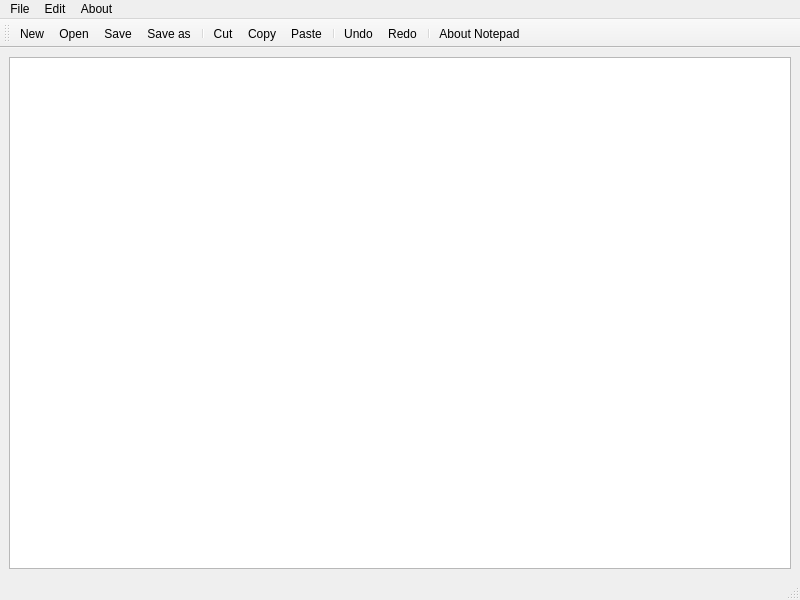
<?xml version="1.0" encoding="UTF-8"?>
<ui version="4.0">
 <class>MainWindow</class>
 <widget class="QMainWindow" name="MainWindow">
  <property name="geometry">
   <rect>
    <x>0</x>
    <y>0</y>
    <width>800</width>
    <height>600</height>
   </rect>
  </property>
  <property name="windowTitle">
   <string>MainWindow</string>
  </property>
  <widget class="QWidget" name="centralwidget">
   <layout class="QHBoxLayout" name="horizontalLayout">
    <item>
     <widget class="QTextEdit" name="textEdit"/>
    </item>
   </layout>
  </widget>
  <widget class="QMenuBar" name="menubar">
   <property name="geometry">
    <rect>
     <x>0</x>
     <y>0</y>
     <width>800</width>
     <height>25</height>
    </rect>
   </property>
   <widget class="QMenu" name="menuFile">
    <property name="title">
     <string>File</string>
    </property>
    <addaction name="actionNew"/>
    <addaction name="actionOpen"/>
    <addaction name="separator"/>
    <addaction name="actionSave"/>
    <addaction name="actionSave_as"/>
    <addaction name="separator"/>
    <addaction name="actionExit"/>
   </widget>
   <widget class="QMenu" name="menuEdit">
    <property name="title">
     <string>Edit</string>
    </property>
    <addaction name="actionCut"/>
    <addaction name="actionCopy"/>
    <addaction name="actionPaste"/>
    <addaction name="separator"/>
    <addaction name="actionRedo"/>
    <addaction name="actionUndo"/>
   </widget>
   <widget class="QMenu" name="menuAbout">
    <property name="title">
     <string>About</string>
    </property>
    <addaction name="actionAbout_Notepad"/>
   </widget>
   <addaction name="menuFile"/>
   <addaction name="menuEdit"/>
   <addaction name="menuAbout"/>
  </widget>
  <widget class="QStatusBar" name="statusbar"/>
  <widget class="QToolBar" name="toolBar">
   <property name="windowTitle">
    <string>toolBar</string>
   </property>
   <attribute name="toolBarArea">
    <enum>TopToolBarArea</enum>
   </attribute>
   <attribute name="toolBarBreak">
    <bool>false</bool>
   </attribute>
   <addaction name="actionNew"/>
   <addaction name="actionOpen"/>
   <addaction name="actionSave"/>
   <addaction name="actionSave_as"/>
   <addaction name="separator"/>
   <addaction name="actionCut"/>
   <addaction name="actionCopy"/>
   <addaction name="actionPaste"/>
   <addaction name="separator"/>
   <addaction name="actionUndo"/>
   <addaction name="actionRedo"/>
   <addaction name="separator"/>
   <addaction name="actionAbout_Notepad"/>
  </widget>
  <action name="actionNew">
   <property name="icon">
    <iconset resource="Resources.qrc">
     <normaloff>:/icon/img/New.png</normaloff>:/icon/img/New.png</iconset>
   </property>
   <property name="text">
    <string>New</string>
   </property>
  </action>
  <action name="actionOpen">
   <property name="icon">
    <iconset resource="Resources.qrc">
     <normaloff>:/icon/img/Open.png</normaloff>:/icon/img/Open.png</iconset>
   </property>
   <property name="text">
    <string>Open</string>
   </property>
  </action>
  <action name="actionSave">
   <property name="icon">
    <iconset resource="Resources.qrc">
     <normaloff>:/icon/img/Save.png</normaloff>:/icon/img/Save.png</iconset>
   </property>
   <property name="text">
    <string>Save</string>
   </property>
  </action>
  <action name="actionSave_as">
   <property name="icon">
    <iconset resource="Resources.qrc">
     <normaloff>:/icon/img/Save_as.png</normaloff>:/icon/img/Save_as.png</iconset>
   </property>
   <property name="text">
    <string>Save as</string>
   </property>
  </action>
  <action name="actionCut">
   <property name="icon">
    <iconset resource="Resources.qrc">
     <normaloff>:/icon/img/Cut.png</normaloff>:/icon/img/Cut.png</iconset>
   </property>
   <property name="text">
    <string>Cut</string>
   </property>
  </action>
  <action name="actionCopy">
   <property name="icon">
    <iconset resource="Resources.qrc">
     <normaloff>:/icon/img/Copy.png</normaloff>:/icon/img/Copy.png</iconset>
   </property>
   <property name="text">
    <string>Copy</string>
   </property>
  </action>
  <action name="actionPaste">
   <property name="icon">
    <iconset resource="Resources.qrc">
     <normaloff>:/icon/img/Paste.png</normaloff>:/icon/img/Paste.png</iconset>
   </property>
   <property name="text">
    <string>Paste</string>
   </property>
  </action>
  <action name="actionRedo">
   <property name="icon">
    <iconset resource="Resources.qrc">
     <normaloff>:/icon/img/Redo_vperyod.png</normaloff>:/icon/img/Redo_vperyod.png</iconset>
   </property>
   <property name="text">
    <string>Redo</string>
   </property>
  </action>
  <action name="actionUndo">
   <property name="icon">
    <iconset resource="Resources.qrc">
     <normaloff>:/icon/img/Redo_nazad.png</normaloff>:/icon/img/Redo_nazad.png</iconset>
   </property>
   <property name="text">
    <string>Undo</string>
   </property>
  </action>
  <action name="actionAbout_Notepad">
   <property name="icon">
    <iconset resource="Resources.qrc">
     <normaloff>:/icon/img/About.png</normaloff>:/icon/img/About.png</iconset>
   </property>
   <property name="text">
    <string>About Notepad</string>
   </property>
  </action>
  <action name="actionExit">
   <property name="icon">
    <iconset resource="Resources.qrc">
     <normaloff>:/icon/img/Exit.png</normaloff>:/icon/img/Exit.png</iconset>
   </property>
   <property name="text">
    <string>Exit</string>
   </property>
  </action>
 </widget>
 <resources>
  <include location="Resources.qrc"/>
 </resources>
 <connections/>
</ui>
